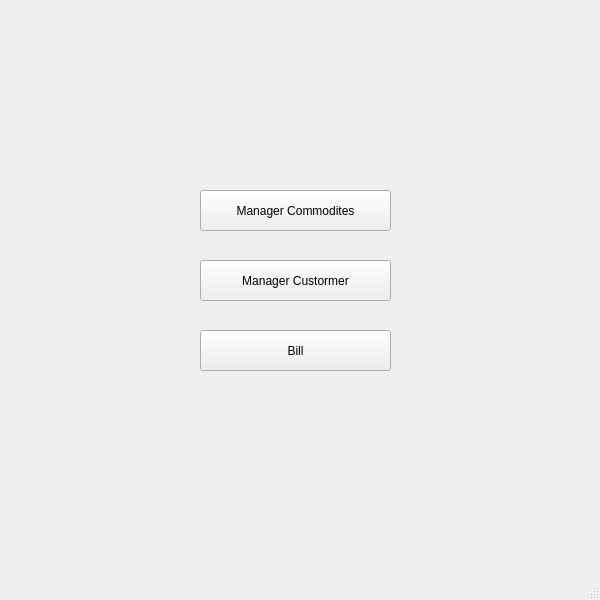
<?xml version="1.0" encoding="UTF-8"?>
<ui version="4.0">
 <class>MiniSupermarKetmanagement</class>
 <widget class="QMainWindow" name="MiniSupermarKetmanagement">
  <property name="geometry">
   <rect>
    <x>0</x>
    <y>0</y>
    <width>600</width>
    <height>600</height>
   </rect>
  </property>
  <property name="windowTitle">
   <string>MiniSupermarKetmanagement</string>
  </property>
  <widget class="QWidget" name="centralwidget">
   <widget class="QPushButton" name="pushButton">
    <property name="geometry">
     <rect>
      <x>200</x>
      <y>190</y>
      <width>191</width>
      <height>41</height>
     </rect>
    </property>
    <property name="text">
     <string>Manager Commodites</string>
    </property>
   </widget>
   <widget class="QPushButton" name="pushButton_2">
    <property name="geometry">
     <rect>
      <x>200</x>
      <y>260</y>
      <width>191</width>
      <height>41</height>
     </rect>
    </property>
    <property name="text">
     <string>Manager Custormer</string>
    </property>
   </widget>
   <widget class="QPushButton" name="pushButton_3">
    <property name="geometry">
     <rect>
      <x>200</x>
      <y>330</y>
      <width>191</width>
      <height>41</height>
     </rect>
    </property>
    <property name="text">
     <string>Bill</string>
    </property>
   </widget>
  </widget>
  <widget class="QStatusBar" name="statusbar"/>
 </widget>
 <resources/>
 <connections/>
</ui>
